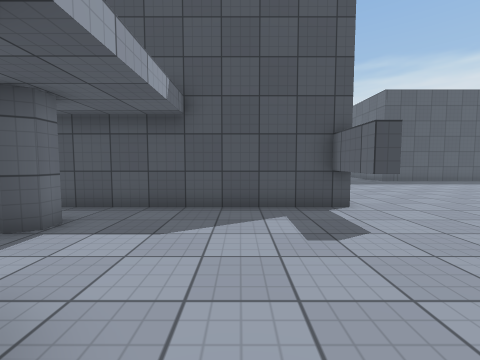
[1] (above)

22 first-person views from a walk through a Unity game level. The camera is 1.2 m above the floor, tilts 4° down and sees 90° across. The floor is counted in squares, 1 m on a side. Each view is taken from the middle of a square. On the plan, view 1 faces up. The plan holds only what a view shows up to about 12 squares ahead; the rest is blank. The place goes on beyond the plan. Surface patterns are stand-ins for the level's own textures.

[2]
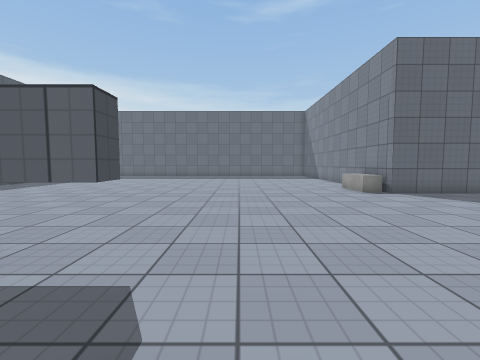

[3]
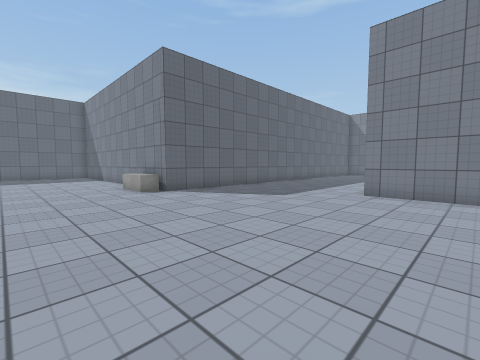

[4]
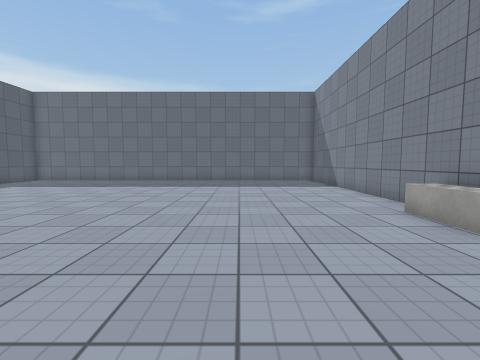

[5]
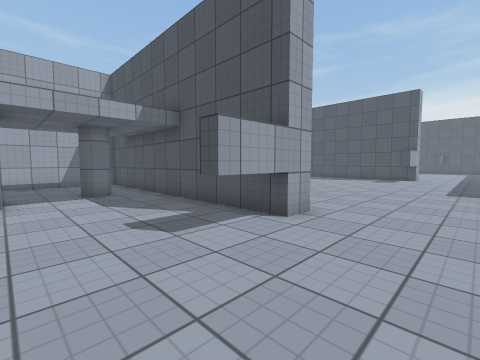

[6]
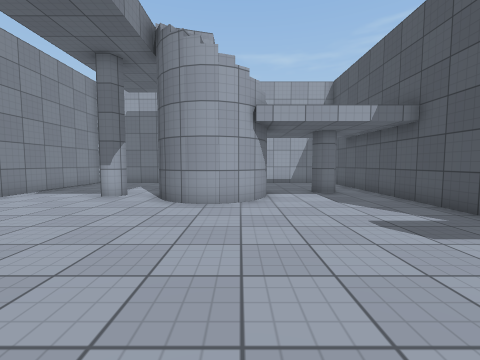

[7]
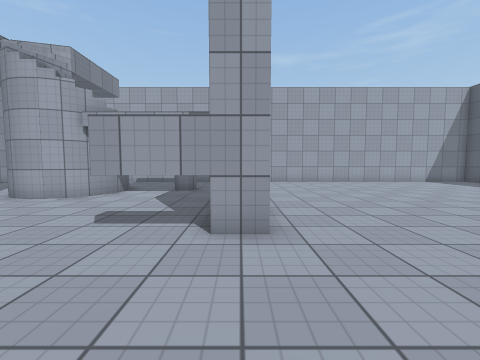

[8]
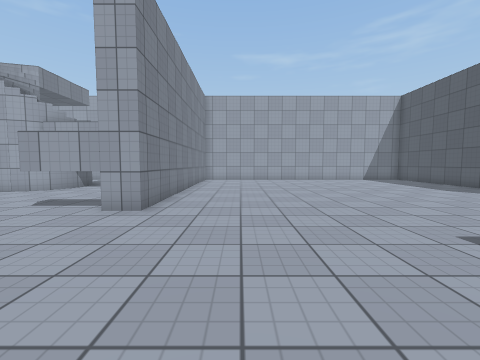

[9]
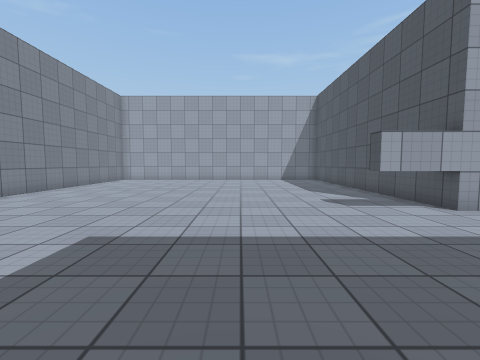

[10]
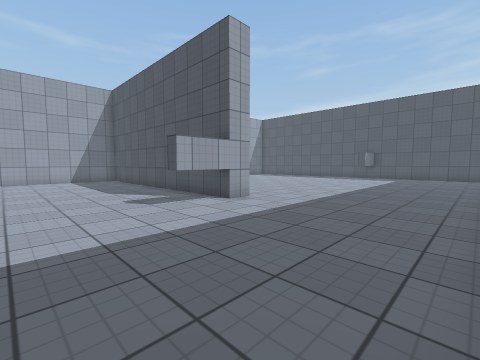

[11]
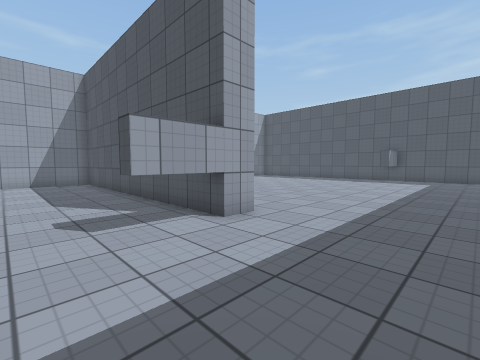

[12]
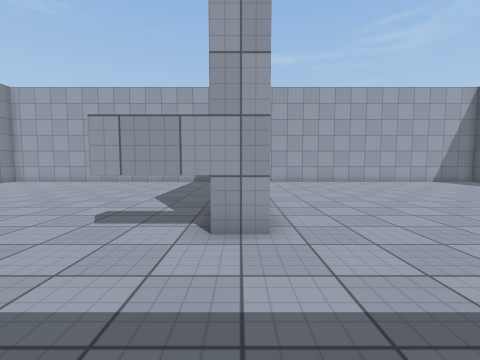

[13]
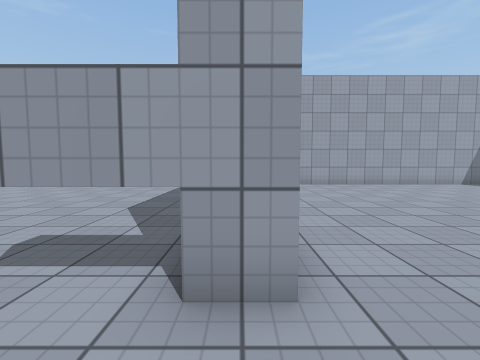

[14]
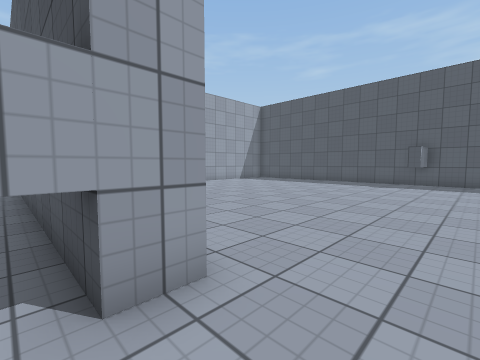

[15]
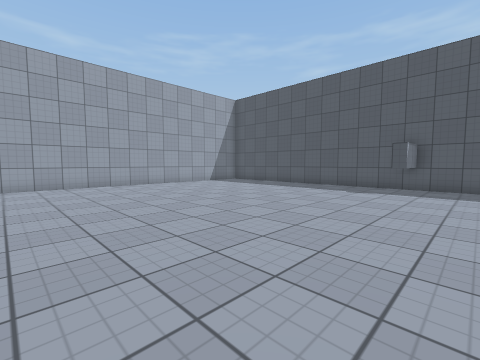

[16]
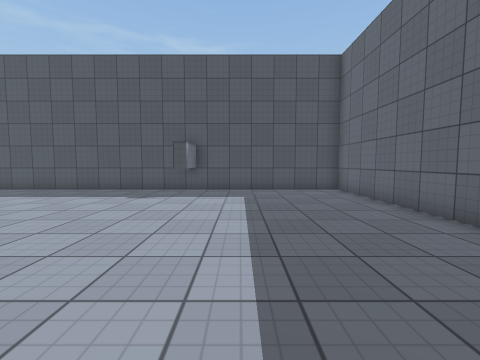

[17]
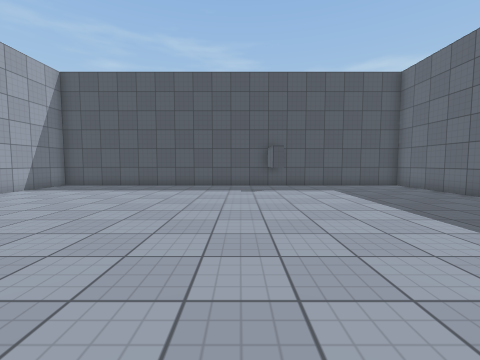

[18]
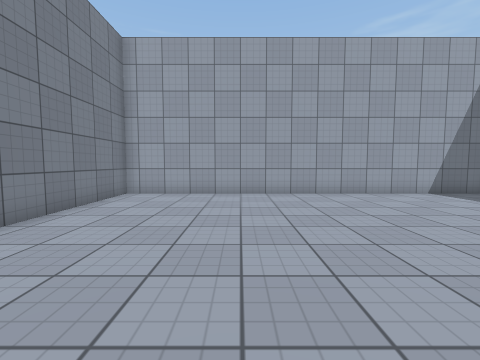

[19]
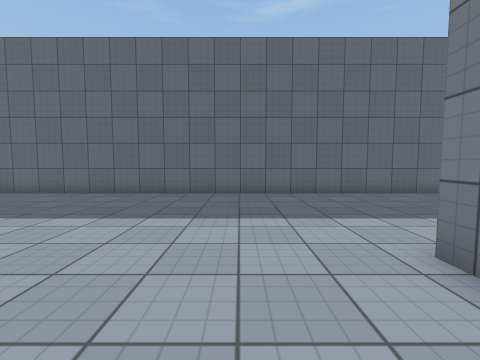

[20]
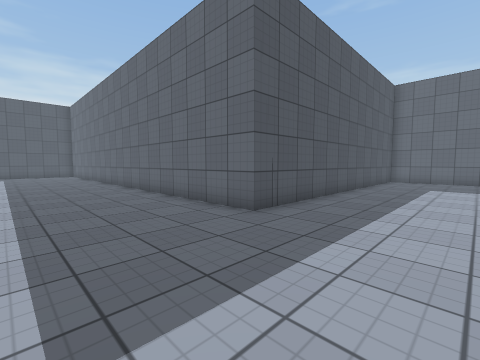

[21]
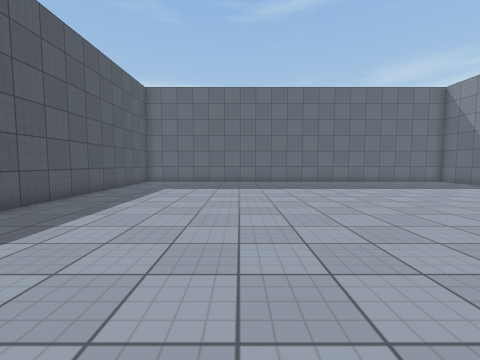

[22]
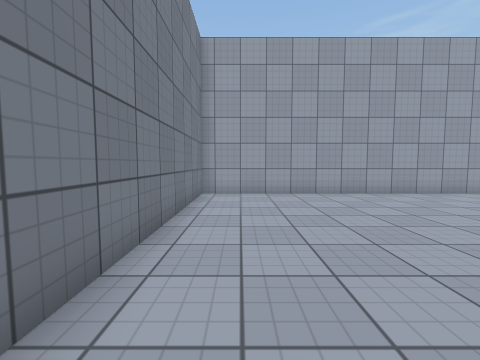

### Floor plan
Key: @ floor where view 1 was taken; # wall or solid block; x gap in a wall; . floor; / step, stairs or slope; = window, fence, low wall or low ledge; v drop or lower ground; O other object.
Columns run from 9 left of view 1 to 19 right of it. Each row starts with its distance up from view 1.
 37 #  #################
 36 #...........#......#
 35 #...........#......#
 34 #..................#
 33 #..................#
 32 #..................#
 31 #..................#
 30 #..................#
 29 #..................#
 28 #..................#
 27 #..................#
 26 #..................#
 25 #..................#
 24 #..................#
 23 #..................#
 22 #############......#
 21 # ..........#......#
 20 #...........#......#
 19 #..................#
 18 #..................#
 17 #..................#
 16 #..................##########
 15 #............................
 14 #............................
 13 #............................
 12 #............................
 11 #............................
 10 #............................
  9 #............................
  8 #............................
  7 #############................
  6 # ..........#................
  5 #.  ........#................
  4 #....#.......................
  3 #............................
  2 #....//#.....................
  1        /#....................
  0       =/v@...................
 -1       //#....................
 -2        =...........OOO......
 -3     ..x............#########
 -4     ..#............#
 -5      ..............#
 -6     ...............#
 -7    ..... ......... #
 -8    ####  ####....

Positions as (right, up) in squares from view 1, and headings:
1: (0, 0), facing up
2: (0, 3), facing right
3: (0, 2), facing down-right
4: (6, 2), facing right
5: (6, 2), facing up-left
6: (6, 1), facing left
7: (7, 7), facing left
8: (9, 10), facing left
9: (9, 16), facing left
10: (9, 16), facing up-left
11: (7, 18), facing up-left
12: (7, 22), facing left
13: (5, 22), facing left
14: (5, 21), facing up-left
15: (5, 24), facing up-left
16: (5, 26), facing up
17: (1, 24), facing up
18: (1, 27), facing left
19: (0, 25), facing right
20: (5, 12), facing up-right
21: (7, 10), facing right
22: (1, 9), facing left
